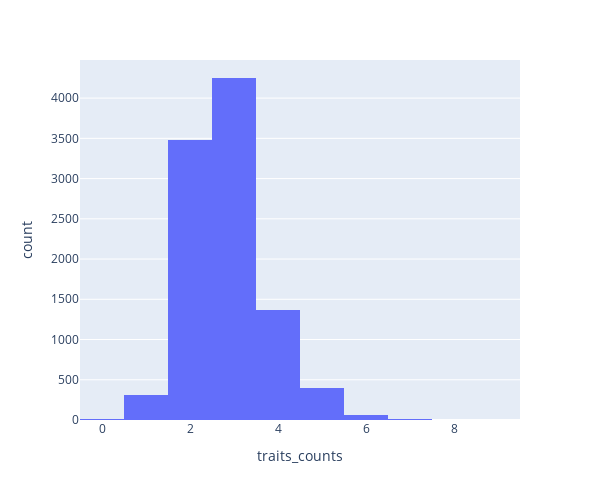

Here is the notebook cell this chart was saved with:
### Markdown cell above
### Num de atributos

### Code cell
fig = px.histogram(humans_df, x='traits_counts', width=600, height=500)
fig.show()

### Figure 1 — Plotly figure (JSON) as saved in the notebook; plotly's stock layout.template omitted (floating-point values rounded to 4 significant figures; data arrays with more than 128 entries replaced by an {"elided": "..."} marker saying what was removed)
{"data": [{"alignmentgroup": "True", "bingroup": "x", "hovertemplate": "traits_counts=%{x}<br>count=%{y}<extra></extra>", "legendgroup": "", "marker": {"color": "#636efa"}, "name": "", "offsetgroup": "", "orientation": "v", "showlegend": false, "type": "histogram", "x": {"elided": "9879 int values"}, "xaxis": "x", "yaxis": "y"}], "layout": {"barmode": "relative", "height": 500, "legend": {"tracegroupgap": 0}, "margin": {"t": 60}, "width": 600, "xaxis": {"anchor": "y", "domain": [0, 1], "title": {"text": "traits_counts"}}, "yaxis": {"anchor": "x", "domain": [0, 1], "title": {"text": "count"}}}}
